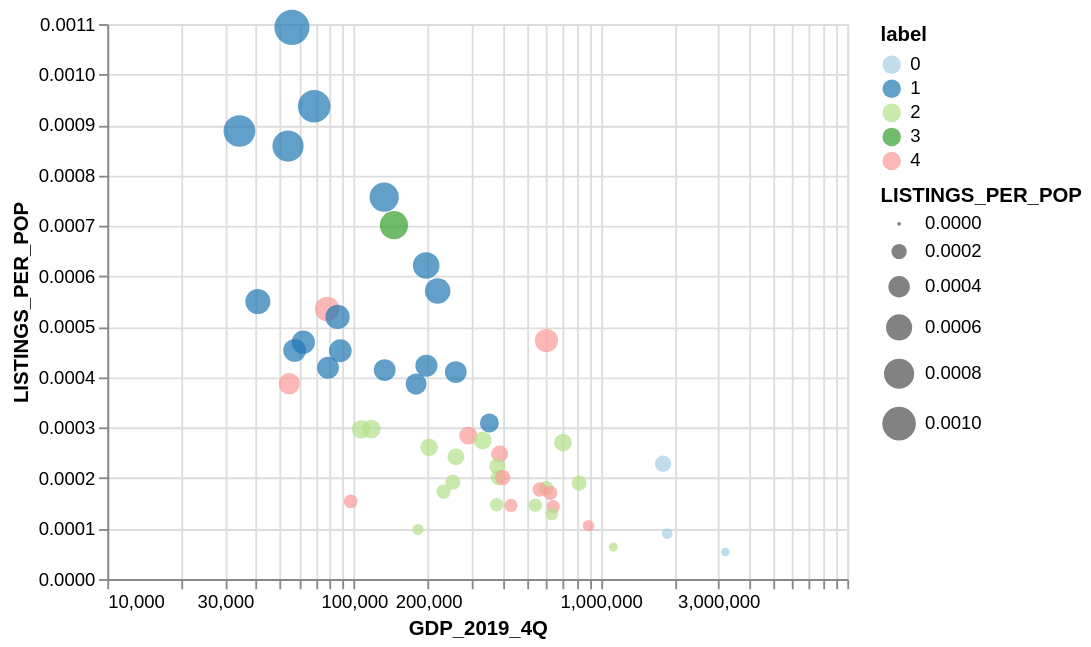

Describe this chart as a Vega-Lite specification.
### Vega-Lite specification from a JSON file in a GitHub repository (floating-point values rounded to 4 significant figures)
{"config": {"view": {"continuousWidth": 400, "continuousHeight": 300}}, "data": {"name": "data-49b2bcb4ba8961d70ed50ba84b8e2195"}, "mark": "circle", "encoding": {"color": {"type": "nominal", "field": "label", "scale": {"scheme": "paired"}}, "size": {"type": "quantitative", "field": "LISTINGS_PER_POP"}, "x": {"type": "quantitative", "field": "GDP_2019_4Q", "scale": {"type": "log"}}, "y": {"type": "quantitative", "field": "LISTINGS_PER_POP", "scale": {"zero": false}}}, "$schema": "https://vega.github.io/schema/vega-lite/v4.8.1.json", "datasets": {"data-49b2bcb4ba8961d70ed50ba84b8e2195": [{"NAME": "CONNECTICUT", "GDP_2019_4Q": 290703, "NPS_count": 1019, "LISTINGS_PER_POP": 0.0002845, "POPULATION": 3581504, "white_per": 78.92, "unemployed_per": 4.305, "edu_WithDegree_per": 43.97, "BelowPoverty_per": 8.529, "Above150_inc_per": 23.24, "ind_const_per": 5.868, "label": 4}, {"NAME": "MAINE", "GDP_2019_4Q": 68985, "NPS_count": 1249, "LISTINGS_PER_POP": 0.0009371, "POPULATION": 1332813, "white_per": 96.56, "unemployed_per": 2.903, "edu_WithDegree_per": 38.22, "BelowPoverty_per": 11.43, "Above150_inc_per": 8.822, "ind_const_per": 6.811, "label": 1}, {"NAME": "MASSACHUSETTS", "GDP_2019_4Q": 603210, "NPS_count": 3229, "LISTINGS_PER_POP": 0.0004728, "POPULATION": 6830193, "white_per": 81.25, "unemployed_per": 3.62, "edu_WithDegree_per": 47.59, "BelowPoverty_per": 9.106, "Above150_inc_per": 22.88, "ind_const_per": 5.59, "label": 4}, {"NAME": "NEW HAMPSHIRE", "GDP_2019_4Q": 88015, "NPS_count": 608, "LISTINGS_PER_POP": 0.0004525, "POPULATION": 1343622, "white_per": 94.97, "unemployed_per": 2.726, "edu_WithDegree_per": 42.99, "BelowPoverty_per": 7.092, "Above150_inc_per": 17.0, "ind_const_per": 6.881, "label": 1}, {"NAME": "RHODE ISLAND", "GDP_2019_4Q": 62335, "NPS_count": 496, "LISTINGS_PER_POP": 0.0004694, "POPULATION": 1056611, "white_per": 83.23, "unemployed_per": 3.948, "edu_WithDegree_per": 39.19, "BelowPoverty_per": 11.03, "Above150_inc_per": 14.99, "ind_const_per": 5.403, "label": 1}, {"NAME": "VERMONT", "GDP_2019_4Q": 34320, "NPS_count": 555, "LISTINGS_PER_POP": 0.000888, "POPULATION": 624977, "white_per": 96.15, "unemployed_per": 2.66, "edu_WithDegree_per": 41.82, "BelowPoverty_per": 10.38, "Above150_inc_per": 10.15, "ind_const_per": 6.981, "label": 1}, {"NAME": "DELAWARE", "GDP_2019_4Q": 77879, "NPS_count": 508, "LISTINGS_PER_POP": 0.000535, "POPULATION": 949495, "white_per": 71.25, "unemployed_per": 3.702, "edu_WithDegree_per": 36.36, "BelowPoverty_per": 9.93, "Above150_inc_per": 14.84, "ind_const_per": 6.639, "label": 4}, {"NAME": "DISTRICT OF COLUMBIA", "GDP_2019_4Q": 145278, "NPS_count": 480, "LISTINGS_PER_POP": 0.0007012, "POPULATION": 684498, "white_per": 43.25, "unemployed_per": 5.124, "edu_WithDegree_per": 56.2, "BelowPoverty_per": 14.89, "Above150_inc_per": 43.21, "ind_const_per": 2.679, "label": 3}, {"NAME": "MARYLAND", "GDP_2019_4Q": 432998, "NPS_count": 876, "LISTINGS_PER_POP": 0.0001459, "POPULATION": 6003435, "white_per": 58.85, "unemployed_per": 3.765, "edu_WithDegree_per": 43.77, "BelowPoverty_per": 8.175, "Above150_inc_per": 25.55, "ind_const_per": 6.719, "label": 4}, {"NAME": "NEW JERSEY", "GDP_2019_4Q": 642968, "NPS_count": 1274, "LISTINGS_PER_POP": 0.0001434, "POPULATION": 8881845, "white_per": 69.95, "unemployed_per": 3.992, "edu_WithDegree_per": 43.59, "BelowPoverty_per": 8.146, "Above150_inc_per": 24.69, "ind_const_per": 5.784, "label": 4}, {"NAME": "NEW YORK", "GDP_2019_4Q": 1791567, "NPS_count": 4481, "LISTINGS_PER_POP": 0.0002284, "POPULATION": 19618453, "white_per": 66.13, "unemployed_per": 3.778, "edu_WithDegree_per": 43.54, "BelowPoverty_per": 12.0, "Above150_inc_per": 19.97, "ind_const_per": 5.607, "label": 0}, {"NAME": "PENNSYLVANIA", "GDP_2019_4Q": 818449, "NPS_count": 2432, "LISTINGS_PER_POP": 0.0001901, "POPULATION": 12791181, "white_per": 82.94, "unemployed_per": 3.64, "edu_WithDegree_per": 36.37, "BelowPoverty_per": 10.95, "Above150_inc_per": 12.76, "ind_const_per": 5.78, "label": 2}, {"NAME": "ILLINOIS", "GDP_2019_4Q": 893356, "NPS_count": 1355, "LISTINGS_PER_POP": 0.0001057, "POPULATION": 12821497, "white_per": 73.81, "unemployed_per": 4.271, "edu_WithDegree_per": 40.24, "BelowPoverty_per": 10.98, "Above150_inc_per": 16.18, "ind_const_per": 5.237, "label": 4}, {"NAME": "INDIANA", "GDP_2019_4Q": 384872, "NPS_count": 1336, "LISTINGS_PER_POP": 0.0002013, "POPULATION": 6637426, "white_per": 85.83, "unemployed_per": 3.451, "edu_WithDegree_per": 31.9, "BelowPoverty_per": 11.82, "Above150_inc_per": 8.765, "ind_const_per": 5.923, "label": 2}, {"NAME": "MICHIGAN", "GDP_2019_4Q": 543489, "NPS_count": 1458, "LISTINGS_PER_POP": 0.0001464, "POPULATION": 9957488, "white_per": 81.08, "unemployed_per": 3.999, "edu_WithDegree_per": 34.83, "BelowPoverty_per": 12.98, "Above150_inc_per": 10.82, "ind_const_per": 5.19, "label": 2}, {"NAME": "OHIO", "GDP_2019_4Q": 703369, "NPS_count": 3150, "LISTINGS_PER_POP": 0.0002706, "POPULATION": 11641879, "white_per": 84.07, "unemployed_per": 3.678, "edu_WithDegree_per": 33.43, "BelowPoverty_per": 12.45, "Above150_inc_per": 10.22, "ind_const_per": 5.253, "label": 2}, {"NAME": "WISCONSIN", "GDP_2019_4Q": 353935, "NPS_count": 1788, "LISTINGS_PER_POP": 0.0003094, "POPULATION": 5778394, "white_per": 87.75, "unemployed_per": 2.69, "edu_WithDegree_per": 37.57, "BelowPoverty_per": 10.4, "Above150_inc_per": 10.13, "ind_const_per": 5.618, "label": 1}, {"NAME": "IOWA", "GDP_2019_4Q": 196247, "NPS_count": 1947, "LISTINGS_PER_POP": 0.0006215, "POPULATION": 3132499, "white_per": 92.22, "unemployed_per": 2.625, "edu_WithDegree_per": 37.22, "BelowPoverty_per": 10.37, "Above150_inc_per": 9.401, "ind_const_per": 6.374, "label": 1}, {"NAME": "KANSAS", "GDP_2019_4Q": 178605, "NPS_count": 1124, "LISTINGS_PER_POP": 0.0003864, "POPULATION": 2908776, "white_per": 87.78, "unemployed_per": 2.862, "edu_WithDegree_per": 38.9, "BelowPoverty_per": 10.69, "Above150_inc_per": 10.67, "ind_const_per": 6.263, "label": 1}, {"NAME": "MINNESOTA", "GDP_2019_4Q": 389504, "NPS_count": 1370, "LISTINGS_PER_POP": 0.0002479, "POPULATION": 5527358, "white_per": 85.92, "unemployed_per": 2.722, "edu_WithDegree_per": 44.19, "BelowPoverty_per": 8.739, "Above150_inc_per": 15.04, "ind_const_per": 5.896, "label": 4}, {"NAME": "MISSOURI", "GDP_2019_4Q": 332660, "NPS_count": 1672, "LISTINGS_PER_POP": 0.0002745, "POPULATION": 6090062, "white_per": 84.58, "unemployed_per": 3.206, "edu_WithDegree_per": 33.8, "BelowPoverty_per": 12.31, "Above150_inc_per": 9.723, "ind_const_per": 6.215, "label": 2}, {"NAME": "NEBRASKA", "GDP_2019_4Q": 133201, "NPS_count": 789, "LISTINGS_PER_POP": 0.0004142, "POPULATION": 1904760, "white_per": 89.77, "unemployed_per": 2.464, "edu_WithDegree_per": 39.5, "BelowPoverty_per": 9.781, "Above150_inc_per": 10.08, "ind_const_per": 6.794, "label": 1}, {"NAME": "NORTH DAKOTA", "GDP_2019_4Q": 57472, "NPS_count": 341, "LISTINGS_PER_POP": 0.0004533, "POPULATION": 752201, "white_per": 89.37, "unemployed_per": 1.962, "edu_WithDegree_per": 39.64, "BelowPoverty_per": 10.12, "Above150_inc_per": 12.05, "ind_const_per": 7.192, "label": 1}, {"NAME": "SOUTH DAKOTA", "GDP_2019_4Q": 56052, "NPS_count": 945, "LISTINGS_PER_POP": 0.001093, "POPULATION": 864289, "white_per": 86.99, "unemployed_per": 2.413, "edu_WithDegree_per": 37.26, "BelowPoverty_per": 11.89, "Above150_inc_per": 8.702, "ind_const_per": 7.218, "label": 1}, {"NAME": "ALABAMA", "GDP_2019_4Q": 230750, "NPS_count": 843, "LISTINGS_PER_POP": 0.0001733, "POPULATION": 4864680, "white_per": 69.85, "unemployed_per": 3.797, "edu_WithDegree_per": 30.73, "BelowPoverty_per": 14.93, "Above150_inc_per": 9.751, "ind_const_per": 6.435, "label": 2}, {"NAME": "ARKANSAS", "GDP_2019_4Q": 132596, "NPS_count": 2264, "LISTINGS_PER_POP": 0.000757, "POPULATION": 2990671, "white_per": 79.31, "unemployed_per": 3.205, "edu_WithDegree_per": 27.76, "BelowPoverty_per": 15.03, "Above150_inc_per": 7.64, "ind_const_per": 6.487, "label": 1}, {"NAME": "FLORIDA", "GDP_2019_4Q": 1126510, "NPS_count": 1307, "LISTINGS_PER_POP": 6.345e-05, "POPULATION": 20598139, "white_per": 77.63, "unemployed_per": 3.679, "edu_WithDegree_per": 37.74, "BelowPoverty_per": 12.08, "Above150_inc_per": 11.27, "ind_const_per": 7.28, "label": 2}, {"NAME": "GEORGIA", "GDP_2019_4Q": 634138, "NPS_count": 1327, "LISTINGS_PER_POP": 0.0001289, "POPULATION": 10297484, "white_per": 61.04, "unemployed_per": 3.995, "edu_WithDegree_per": 35.56, "BelowPoverty_per": 13.3, "Above150_inc_per": 14.08, "ind_const_per": 6.513, "label": 2}, {"NAME": "KENTUCKY", "GDP_2019_4Q": 218426, "NPS_count": 2535, "LISTINGS_PER_POP": 0.0005709, "POPULATION": 4440204, "white_per": 89.17, "unemployed_per": 3.623, "edu_WithDegree_per": 29.46, "BelowPoverty_per": 15.71, "Above150_inc_per": 7.862, "ind_const_per": 5.813, "label": 1}, {"NAME": "LOUISIANA", "GDP_2019_4Q": 259079, "NPS_count": 1129, "LISTINGS_PER_POP": 0.0002421, "POPULATION": 4663616, "white_per": 63.94, "unemployed_per": 4.074, "edu_WithDegree_per": 27.4, "BelowPoverty_per": 16.6, "Above150_inc_per": 11.79, "ind_const_per": 8.028, "label": 2}, {"NAME": "MISSISSIPPI", "GDP_2019_4Q": 117642, "NPS_count": 888, "LISTINGS_PER_POP": 0.0002971, "POPULATION": 2988762, "white_per": 59.79, "unemployed_per": 4.682, "edu_WithDegree_per": 29.04, "BelowPoverty_per": 17.92, "Above150_inc_per": 8.422, "ind_const_per": 6.559, "label": 2}, {"NAME": "NORTH CAROLINA", "GDP_2019_4Q": 601788, "NPS_count": 1826, "LISTINGS_PER_POP": 0.0001798, "POPULATION": 10155624, "white_per": 71.06, "unemployed_per": 3.848, "edu_WithDegree_per": 37.53, "BelowPoverty_per": 12.81, "Above150_inc_per": 11.36, "ind_const_per": 6.614, "label": 2}, {"NAME": "SOUTH CAROLINA", "GDP_2019_4Q": 251665, "NPS_count": 952, "LISTINGS_PER_POP": 0.0001921, "POPULATION": 4955925, "white_per": 69.17, "unemployed_per": 3.845, "edu_WithDegree_per": 34.35, "BelowPoverty_per": 13.41, "Above150_inc_per": 10.47, "ind_const_per": 6.54, "label": 2}, {"NAME": "TENNESSEE", "GDP_2019_4Q": 380823, "NPS_count": 1486, "LISTINGS_PER_POP": 0.0002234, "POPULATION": 6651089, "white_per": 79.62, "unemployed_per": 3.599, "edu_WithDegree_per": 31.56, "BelowPoverty_per": 13.63, "Above150_inc_per": 9.507, "ind_const_per": 6.29, "label": 2}, {"NAME": "VIRGINIA", "GDP_2019_4Q": 566529, "NPS_count": 1492, "LISTINGS_PER_POP": 0.0001773, "POPULATION": 8413774, "white_per": 71.16, "unemployed_per": 3.222, "edu_WithDegree_per": 42.68, "BelowPoverty_per": 9.536, "Above150_inc_per": 20.06, "ind_const_per": 6.417, "label": 4}, {"NAME": "WEST VIRGINIA", "GDP_2019_4Q": 78480, "NPS_count": 766, "LISTINGS_PER_POP": 0.0004188, "POPULATION": 1829054, "white_per": 94.83, "unemployed_per": 3.585, "edu_WithDegree_per": 25.48, "BelowPoverty_per": 15.98, "Above150_inc_per": 5.931, "ind_const_per": 6.092, "label": 1}, {"NAME": "ARIZONA", "GDP_2019_4Q": 379019, "NPS_count": 1023, "LISTINGS_PER_POP": 0.0001473, "POPULATION": 6946685, "white_per": 80.34, "unemployed_per": 3.823, "edu_WithDegree_per": 35.81, "BelowPoverty_per": 12.6, "Above150_inc_per": 11.28, "ind_const_per": 6.798, "label": 2}, {"NAME": "NEW MEXICO", "GDP_2019_4Q": 106914, "NPS_count": 621, "LISTINGS_PER_POP": 0.0002968, "POPULATION": 2092434, "white_per": 77.12, "unemployed_per": 4.129, "edu_WithDegree_per": 33.53, "BelowPoverty_per": 16.64, "Above150_inc_per": 8.847, "ind_const_per": 6.876, "label": 2}, {"NAME": "OKLAHOMA", "GDP_2019_4Q": 201604, "NPS_count": 1023, "LISTINGS_PER_POP": 0.0002611, "POPULATION": 3918137, "white_per": 79.49, "unemployed_per": 3.235, "edu_WithDegree_per": 30.84, "BelowPoverty_per": 13.51, "Above150_inc_per": 9.278, "ind_const_per": 7.033, "label": 2}, {"NAME": "TEXAS", "GDP_2019_4Q": 1861582, "NPS_count": 2514, "LISTINGS_PER_POP": 9.016e-05, "POPULATION": 27885195, "white_per": 76.56, "unemployed_per": 3.473, "edu_WithDegree_per": 35.13, "BelowPoverty_per": 11.51, "Above150_inc_per": 14.13, "ind_const_per": 8.312, "label": 0}, {"NAME": "COLORADO", "GDP_2019_4Q": 400863, "NPS_count": 1112, "LISTINGS_PER_POP": 0.000201, "POPULATION": 5531141, "white_per": 87.35, "unemployed_per": 3.16, "edu_WithDegree_per": 46.14, "BelowPoverty_per": 9.544, "Above150_inc_per": 16.31, "ind_const_per": 7.992, "label": 4}, {"NAME": "IDAHO", "GDP_2019_4Q": 85791, "NPS_count": 877, "LISTINGS_PER_POP": 0.0005196, "POPULATION": 1687809, "white_per": 93.07, "unemployed_per": 2.901, "edu_WithDegree_per": 34.14, "BelowPoverty_per": 12.3, "Above150_inc_per": 7.831, "ind_const_per": 7.23, "label": 1}, {"NAME": "MONTANA", "GDP_2019_4Q": 54035, "NPS_count": 894, "LISTINGS_PER_POP": 0.0008582, "POPULATION": 1041732, "white_per": 91.53, "unemployed_per": 2.674, "edu_WithDegree_per": 36.8, "BelowPoverty_per": 12.83, "Above150_inc_per": 8.61, "ind_const_per": 7.99, "label": 1}, {"NAME": "UTAH", "GDP_2019_4Q": 196639, "NPS_count": 1288, "LISTINGS_PER_POP": 0.0004229, "POPULATION": 3045350, "white_per": 89.1, "unemployed_per": 2.651, "edu_WithDegree_per": 39.58, "BelowPoverty_per": 9.115, "Above150_inc_per": 12.64, "ind_const_per": 6.924, "label": 1}, {"NAME": "WYOMING", "GDP_2019_4Q": 40764, "NPS_count": 320, "LISTINGS_PER_POP": 0.00055, "POPULATION": 581836, "white_per": 93.98, "unemployed_per": 2.982, "edu_WithDegree_per": 35.32, "BelowPoverty_per": 10.23, "Above150_inc_per": 9.985, "ind_const_per": 7.986, "label": 1}, {"NAME": "ALASKA", "GDP_2019_4Q": 54675, "NPS_count": 286, "LISTINGS_PER_POP": 0.0003873, "POPULATION": 738516, "white_per": 72.39, "unemployed_per": 4.911, "edu_WithDegree_per": 34.16, "BelowPoverty_per": 9.202, "Above150_inc_per": 19.76, "ind_const_per": 6.582, "label": 4}, {"NAME": "CALIFORNIA", "GDP_2019_4Q": 3205000, "NPS_count": 2100, "LISTINGS_PER_POP": 5.364e-05, "POPULATION": 39148760, "white_per": 64.1, "unemployed_per": 4.248, "edu_WithDegree_per": 40.43, "BelowPoverty_per": 11.1, "Above150_inc_per": 20.48, "ind_const_per": 6.128, "label": 0}, {"NAME": "HAWAII", "GDP_2019_4Q": 97001, "NPS_count": 219, "LISTINGS_PER_POP": 0.000154, "POPULATION": 1422029, "white_per": 43.06, "unemployed_per": 2.792, "edu_WithDegree_per": 40.94, "BelowPoverty_per": 8.571, "Above150_inc_per": 19.84, "ind_const_per": 6.82, "label": 4}, {"NAME": "NEVADA", "GDP_2019_4Q": 181752, "NPS_count": 287, "LISTINGS_PER_POP": 9.819e-05, "POPULATION": 2922849, "white_per": 70.1, "unemployed_per": 4.38, "edu_WithDegree_per": 31.77, "BelowPoverty_per": 11.11, "Above150_inc_per": 11.32, "ind_const_per": 6.68, "label": 2}, {"NAME": "OREGON", "GDP_2019_4Q": 258693, "NPS_count": 1675, "LISTINGS_PER_POP": 0.0004103, "POPULATION": 4081943, "white_per": 88.8, "unemployed_per": 3.727, "edu_WithDegree_per": 39.48, "BelowPoverty_per": 12.46, "Above150_inc_per": 11.51, "ind_const_per": 6.071, "label": 1}, {"NAME": "WASHINGTON", "GDP_2019_4Q": 624861, "NPS_count": 1244, "LISTINGS_PER_POP": 0.0001705, "POPULATION": 7294336, "white_per": 81.12, "unemployed_per": 3.394, "edu_WithDegree_per": 42.76, "BelowPoverty_per": 9.962, "Above150_inc_per": 16.28, "ind_const_per": 6.434, "label": 4}]}}
